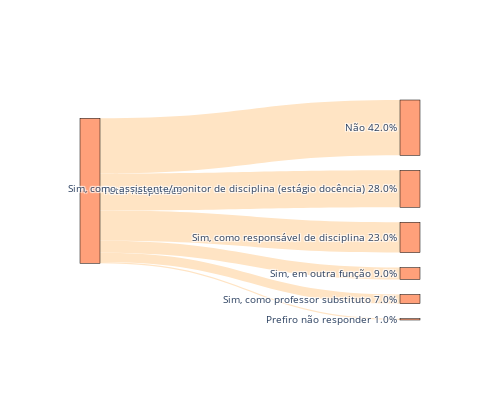

Here is the notebook cell this chart was saved with:
### Markdown cell above
# Experiência ensino

### Code cell
import plotly.graph_objects as go
import plotly.io as pio

# Load and process data
df = pd.read_csv('Results_clear.txt', sep='\t')

total = pd.DataFrame(df['2.8_teaching_exp'].fillna('N/A'))
total = total[total['2.8_teaching_exp'] != 'N/A'][['2.8_teaching_exp']]
total = len(total)

# Split the column of interest by semicolon and expand each unique response into a new row
df = df['2.8_teaching_exp'].str.split(';', expand=True).stack().reset_index(level=1, drop=True)

# Create a new DataFrame with counts of each unique response
df = df.value_counts().reset_index()
df.columns = ['2.8_teaching_exp', 'count']  # Renaming columns for clarity

# Add a new column for the percentage
df['percentage'] = ((df['count'] / total * 100).round(1))

# Define Sankey plot nodes and links
source = [0] * len(df)  # All flows start from the main source node '0'
target = list(range(1, len(df) + 1))  # Each category is a separate target node
values = df['count'].tolist()  # Values representing the count for each category

# Node labels (main source + each category with count and percentage)
labels = ['Total Responses'] + [
    f"{row['2.8_teaching_exp']}\n{row['percentage']}%" for _, row in df.iterrows()
]

# Create the Sankey diagram
fig = go.Figure(go.Sankey(
    node=dict(
        pad=15,
        thickness=20,
        line=dict(color="black", width=0.5),
        label=labels,
        color="lightsalmon"
    ),
    link=dict(
        source=source,  # Starting node for each flow
        target=target,  # Ending node for each flow
        value=values,   # Flow values (counts)
        color="bisque"
    )
))

# Update layout with custom width and height
fig.update_layout(
    font_size=10,
    width=500,
    height=400
)

# pio.write_image(fig, '/.../Figure_4f.pdf', format='pdf')

fig.show()

### Figure 1 — Plotly figure (JSON) as saved in the notebook; plotly's stock layout.template omitted (floating-point values rounded to 4 significant figures)
{"data": [{"link": {"color": "bisque", "source": [0, 0, 0, 0, 0, 0], "target": [1, 2, 3, 4, 5, 6], "value": [42, 28, 23, 9, 7, 1]}, "node": {"color": "lightsalmon", "label": ["Total Responses", "Não\n42.0%", "Sim, como assistente/monitor de disciplina (estágio docência)\n28.0%", "Sim, como responsável de disciplina\n23.0%", "Sim, em outra função\n9.0%", "Sim, como professor substituto\n7.0%", "Prefiro não responder\n1.0%"], "line": {"color": "black", "width": 0.5}, "pad": 15, "thickness": 20}, "type": "sankey"}], "layout": {"font": {"size": 10}, "height": 400, "width": 500}}
